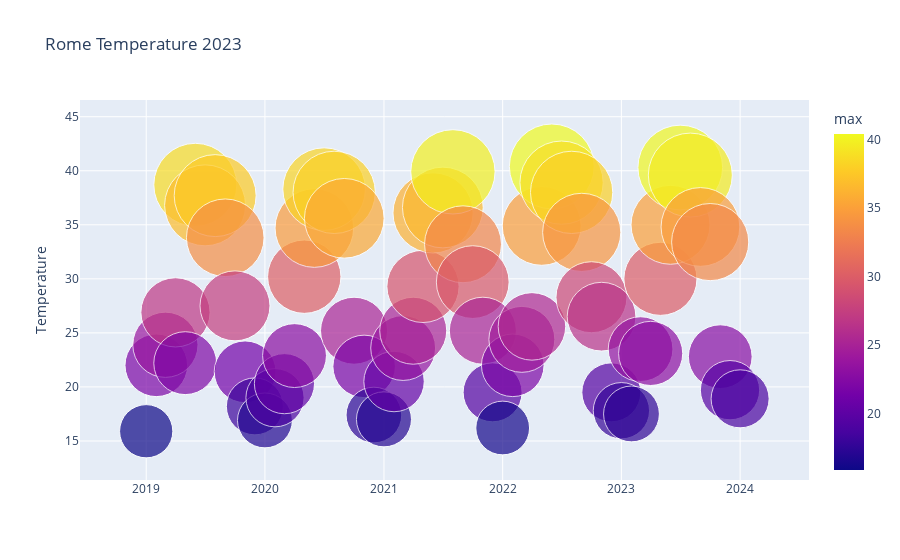

The notebook cell this image was saved under:
### Code cell
fig = px.scatter(roma, x="year-month", y="max", size="max", hover_name="max", title='Rome Temperature 2023', size_max=60, color='max')
fig.update_xaxes(title_text='')
fig.update_yaxes(title_text='Temperature')
fig.show()
